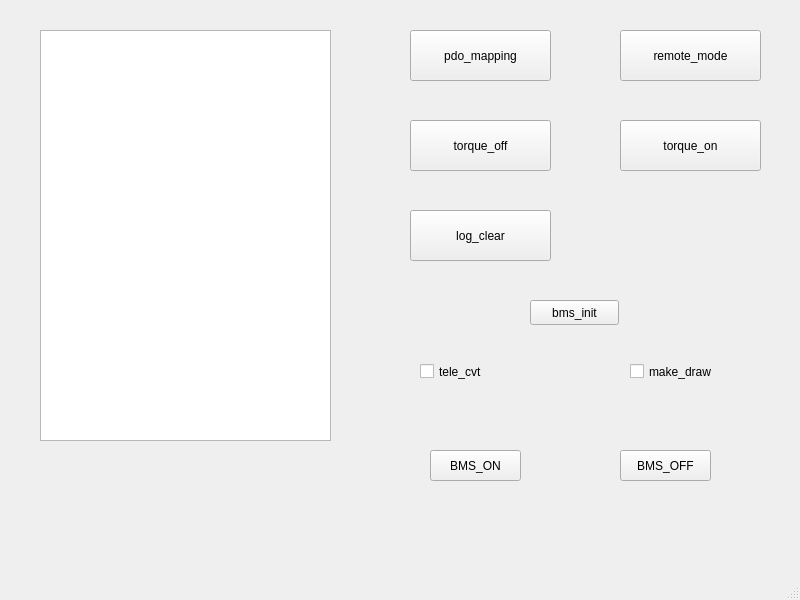
<?xml version="1.0" encoding="UTF-8"?>
<ui version="4.0">
 <class>HelloGui</class>
 <widget class="QMainWindow" name="HelloGui">
  <property name="geometry">
   <rect>
    <x>0</x>
    <y>0</y>
    <width>800</width>
    <height>600</height>
   </rect>
  </property>
  <property name="windowTitle">
   <string>HelloGui</string>
  </property>
  <widget class="QWidget" name="centralwidget">
   <widget class="QTextEdit" name="log_window">
    <property name="geometry">
     <rect>
      <x>40</x>
      <y>30</y>
      <width>291</width>
      <height>411</height>
     </rect>
    </property>
   </widget>
   <widget class="QPushButton" name="pdo_mapping">
    <property name="geometry">
     <rect>
      <x>410</x>
      <y>30</y>
      <width>141</width>
      <height>51</height>
     </rect>
    </property>
    <property name="text">
     <string>pdo_mapping</string>
    </property>
   </widget>
   <widget class="QPushButton" name="remote_mode">
    <property name="geometry">
     <rect>
      <x>620</x>
      <y>30</y>
      <width>141</width>
      <height>51</height>
     </rect>
    </property>
    <property name="text">
     <string>remote_mode</string>
    </property>
   </widget>
   <widget class="QPushButton" name="torque_off">
    <property name="geometry">
     <rect>
      <x>410</x>
      <y>120</y>
      <width>141</width>
      <height>51</height>
     </rect>
    </property>
    <property name="text">
     <string>torque_off</string>
    </property>
   </widget>
   <widget class="QPushButton" name="log_clear">
    <property name="geometry">
     <rect>
      <x>410</x>
      <y>210</y>
      <width>141</width>
      <height>51</height>
     </rect>
    </property>
    <property name="text">
     <string>log_clear</string>
    </property>
   </widget>
   <widget class="QPushButton" name="torque_on">
    <property name="geometry">
     <rect>
      <x>620</x>
      <y>120</y>
      <width>141</width>
      <height>51</height>
     </rect>
    </property>
    <property name="text">
     <string>torque_on</string>
    </property>
   </widget>
   <widget class="QCheckBox" name="tele_cvt">
    <property name="geometry">
     <rect>
      <x>420</x>
      <y>360</y>
      <width>101</width>
      <height>23</height>
     </rect>
    </property>
    <property name="text">
     <string>tele_cvt</string>
    </property>
   </widget>
   <widget class="QCheckBox" name="make_draw">
    <property name="geometry">
     <rect>
      <x>630</x>
      <y>360</y>
      <width>111</width>
      <height>23</height>
     </rect>
    </property>
    <property name="text">
     <string>make_draw</string>
    </property>
   </widget>
   <widget class="QPushButton" name="BMS_ON">
    <property name="geometry">
     <rect>
      <x>430</x>
      <y>450</y>
      <width>91</width>
      <height>31</height>
     </rect>
    </property>
    <property name="text">
     <string>BMS_ON</string>
    </property>
   </widget>
   <widget class="QPushButton" name="BMS_OFF">
    <property name="geometry">
     <rect>
      <x>620</x>
      <y>450</y>
      <width>91</width>
      <height>31</height>
     </rect>
    </property>
    <property name="text">
     <string>BMS_OFF</string>
    </property>
   </widget>
   <widget class="QPushButton" name="BMS_INIT">
    <property name="geometry">
     <rect>
      <x>530</x>
      <y>300</y>
      <width>89</width>
      <height>25</height>
     </rect>
    </property>
    <property name="text">
     <string>bms_init</string>
    </property>
   </widget>
  </widget>
  <widget class="QMenuBar" name="menubar">
   <property name="geometry">
    <rect>
     <x>0</x>
     <y>0</y>
     <width>800</width>
     <height>22</height>
    </rect>
   </property>
  </widget>
  <widget class="QStatusBar" name="statusbar"/>
 </widget>
 <resources/>
 <connections/>
</ui>
